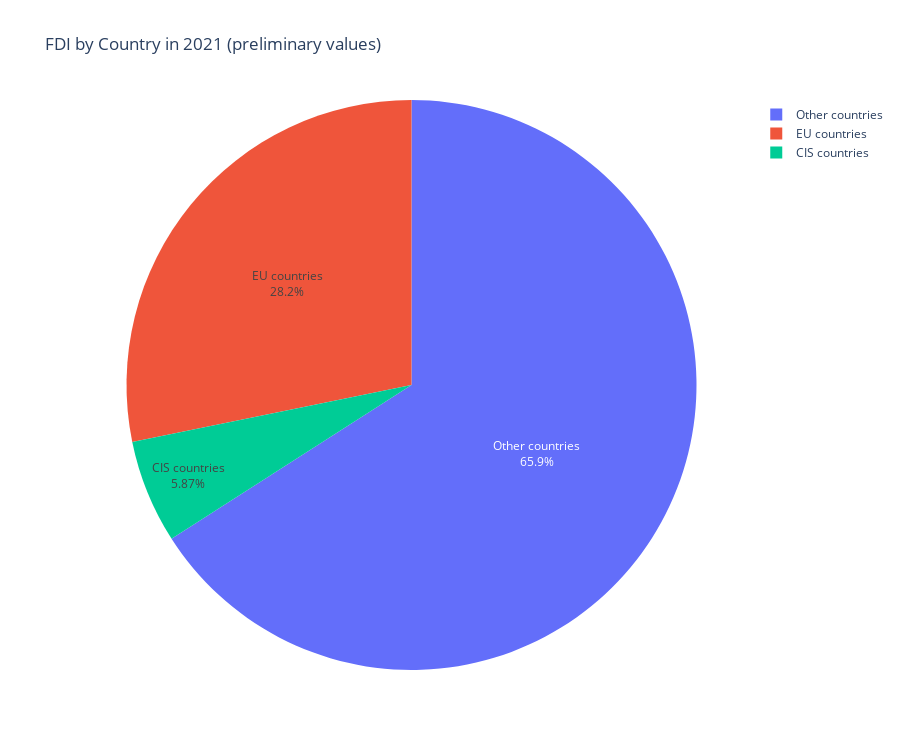

Notebook source saved alongside this figure:
### Code cell
fig1 = px.pie(df_FDICountry.loc[["EU countries","CIS countries", "Other countries"]], values = 2021,names = "Countries", title = "FDI by Country in 2021 (preliminary values)", height = 750)
fig1.update_traces(textposition='inside', textinfo='percent+label')
fig1.show()

### Figure 1 — Plotly figure (JSON) as saved in the notebook; plotly's stock layout.template omitted (floating-point values rounded to 4 significant figures)
{"data": [{"domain": {"x": [0, 1], "y": [0, 1]}, "hovertemplate": "Countries=%{label}<br>2021=%{value}<extra></extra>", "labels": ["EU countries", "CIS countries", "Other countries", "Other countries"], "legendgroup": "", "name": "", "showlegend": true, "textinfo": "percent+label", "textposition": "inside", "type": "pie", "values": [327900.0, 68200.0, 753000.0, 13400.0]}], "layout": {"height": 750, "legend": {"tracegroupgap": 0}, "title": {"text": "FDI by Country in 2021 (preliminary values)"}}}
